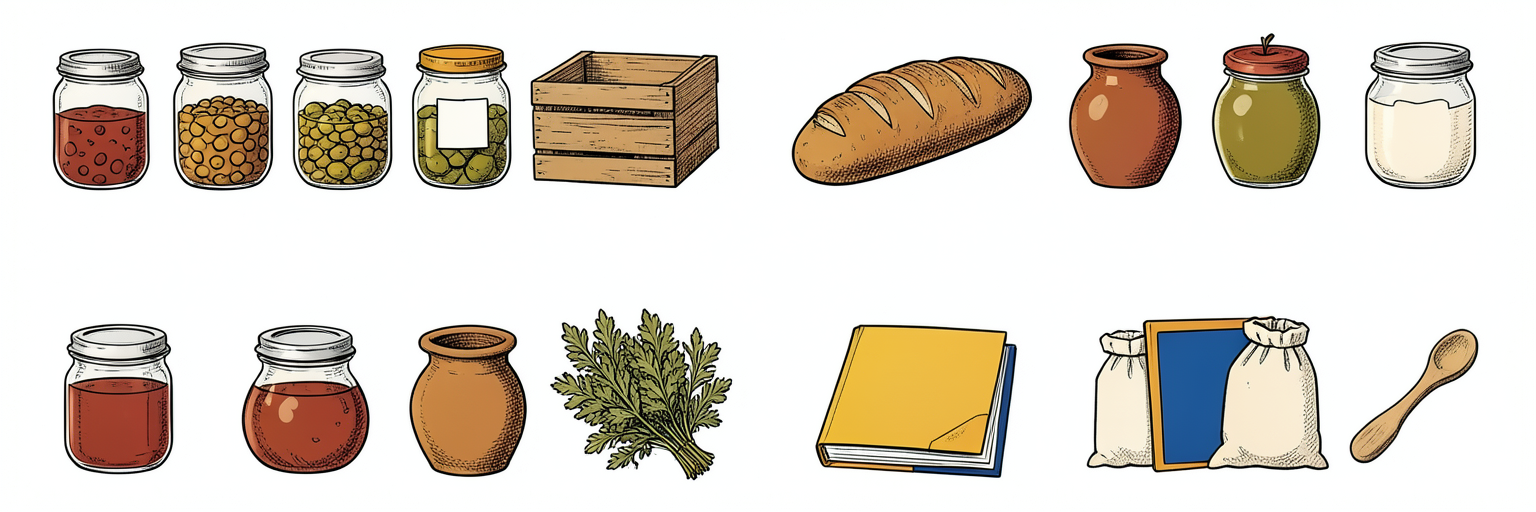
#> input picture art/sprites.png, 1536 x 512 px
$ python dividers.py
#> lines starting #> are read from the running program, lines starting #| are printed output that depends on the picture
### art/sprites.py
from collections import deque

from PIL import Image

WHITE_CUTOFF = 228
MIN_PIXELS = 400


def is_background(rgb):
    return min(rgb[:3]) >= WHITE_CUTOFF


def neighbors(index, width, height):
    x, y = index % width, index // width
    if x + 1 < width:
        yield index + 1
    if x > 0:
        yield index - 1
    if y + 1 < height:
        yield index + width
    if y > 0:
        yield index - width


def outside_mask(pixels, width, height):
    outside = bytearray(width * height)
    edge = [i for i in range(width * height)
            if (i % width in (0, width - 1) or i // width in (0, height - 1)) and is_background(pixels[i])]
    queue = deque(edge)
    for i in edge:
        outside[i] = 1
    while queue:
        index = queue.popleft()
        for n in neighbors(index, width, height):
            if not outside[n] and is_background(pixels[n]):
                outside[n] = 1
                queue.append(n)
    return outside


def components(pixels, width, height):
    taken = outside_mask(pixels, width, height)
    blobs = []
    for start in range(width * height):
        if taken[start]:
            continue
        taken[start] = 1
        queue, blob = deque([start]), []
        while queue:
            index = queue.popleft()
            blob.append(index)
            for n in neighbors(index, width, height):
                if not taken[n]:
                    taken[n] = 1
                    queue.append(n)
        if len(blob) >= MIN_PIXELS:
            blobs.append(blob)
    return blobs


def cut(pixels, width, blob):
    xs = [i % width for i in blob]
    ys = [i // width for i in blob]
    left, top = min(xs), min(ys)
    sprite = Image.new("RGBA", (max(xs) - left + 1, max(ys) - top + 1))
    for i in blob:
        sprite.putpixel((i % width - left, i // width - top), pixels[i] + (255,))
    return sprite


def extract(img):
    rgb = img.convert("RGB")
    pixels = list(rgb.getdata())
    blobs = components(pixels, rgb.width, rgb.height)
    return [cut(pixels, rgb.width, blob) for blob in blobs]

### art/pixelate.py
from collections import Counter

from PIL import Image

INK_SHARE = 0.25


def luminance(rgb):
    r, g, b = rgb
    return 0.299 * r + 0.587 * g + 0.114 * b


def palette_colors(indexed):
    flat = indexed.getpalette()
    return [tuple(flat[i:i + 3]) for i in range(0, len(flat), 3)]


def pick_cell(counts, total, brightness):
    darkest = min(counts, key=lambda index: brightness[index])
    if counts[darkest] >= total * INK_SHARE:
        return darkest
    return counts.most_common(1)[0][0]


def reduce_cells(indexed, grid_width, grid_height):
    cell_w = indexed.width / grid_width
    cell_h = indexed.height / grid_height
    brightness = [luminance(color) for color in palette_colors(indexed)]
    data = indexed.load()
    small = Image.new("P", (grid_width, grid_height))
    small.putpalette(indexed.getpalette())
    out = small.load()
    for gy in range(grid_height):
        for gx in range(grid_width):
            x0, y0 = int(gx * cell_w), int(gy * cell_h)
            x1, y1 = int((gx + 1) * cell_w), int((gy + 1) * cell_h)
            counts = Counter(data[x, y] for y in range(y0, y1) for x in range(x0, x1))
            out[gx, gy] = pick_cell(counts, (x1 - x0) * (y1 - y0), brightness)
    return small


def palette_with_accents(rgb, colors, accents):
    count = colors - len(accents)
    adaptive = rgb.quantize(colors=count, method=Image.Quantize.MEDIANCUT, kmeans=3)
    flat = adaptive.getpalette()[: 3 * count]
    for accent in accents:
        flat += list(accent)
    holder = Image.new("P", (1, 1))
    holder.putpalette(flat + flat[:3] * (256 - len(flat) // 3))
    return holder


def pixelate(img, grid_width, colors, accents=()):
    grid_height = round(grid_width * img.height / img.width)
    rgb = img.convert("RGB")
    palette = palette_with_accents(rgb, colors, accents)
    indexed = rgb.quantize(palette=palette, dither=Image.Dither.NONE)
    return reduce_cells(indexed, grid_width, grid_height).convert("RGB")


def upscale(img, width):
    scale = width // img.width
    return img.resize((img.width * scale, img.height * scale), Image.Resampling.NEAREST)

### art/ground.py
import random

from pixels import put, rect

PLANK_TOP = (196, 140, 84)
PLANK = (150, 98, 54)
PLANK_DARK = (96, 58, 30)
PLANK_EDGE = (52, 30, 16)
BRACKET = (72, 70, 74)


def paint_ground(img, top, seed):
    rng = random.Random(seed)
    width = img.width
    rect(img, 0, top, width, top + 1, PLANK_TOP)
    rect(img, 0, top + 1, width, top + 4, PLANK)
    rect(img, 0, top + 4, width, top + 5, PLANK_DARK)
    rect(img, 0, top + 5, width, top + 6, PLANK_EDGE)
    for _ in range(width // 9):
        x, y = rng.randrange(width), top + rng.randint(1, 3)
        for dx in range(rng.randint(3, 9)):
            put(img, x + dx, y, PLANK_DARK)
    for x in range(40, width, 190):
        paint_bracket(img, x + rng.randint(-12, 12), top + 6)


def paint_bracket(img, x, y):
    rect(img, x, y, x + 2, y + 5, BRACKET)
    for step in range(4):
        put(img, x + 2 + step, y + step, BRACKET)

### art/pixels.py
def put(img, x, y, color):
    if len(color) == 3 and img.mode == "RGBA":
        color = color + (255,)
    if 0 <= x < img.width and 0 <= y < img.height:
        img.putpixel((x, y), color)


def rect(img, x0, y0, x1, y1, color):
    for y in range(y0, y1):
        for x in range(x0, x1):
            put(img, x, y, color)

### art/dividers.py
import random
import sys
from pathlib import Path

from PIL import Image

from ground import paint_ground
from pixelate import pixelate, upscale
from sprites import extract

ART = Path(__file__).resolve().parent
SHEET = ART / "sprites.png"
ASSETS = ART.parent / "assets"

WIDTH = 768
HEIGHT = 40
SHELF_Y = 32
OUT_WIDTH = 1536
TALLEST = 26
SHORTEST = 12


def shrink(sprite, target_height):
    flat = Image.new("RGB", sprite.size, (255, 255, 255))
    flat.paste(sprite, mask=sprite.split()[3])
    grid_width = max(4, round(sprite.width * target_height / sprite.height))
    small = pixelate(flat, grid_width, 20)
    alpha = sprite.split()[3].resize(small.size, Image.Resampling.BOX)
    out = small.convert("RGBA")
    out.putalpha(alpha.point(lambda a: 255 if a > 140 else 0))
    return out


def load_sprites():
    sprites = extract(Image.open(SHEET))
#> in extract, rgb is the input picture: PIL image 1536x512 RGB; mean R, G, B 220.6, 212.1, 200.9
#> in extract, `pixels = list(rgb.getdata())`: pixels = 786432 items
#> in outside_mask, `edge = [i for i in range(width * height) if (i % width in (0, width - ..`: edge = 4092 values from 0 to 786431
#> after the loop in components, `for start in range(width * height):`: blobs = 16 items
#> in cut, `sprite = Image.new("RGBA", (max(xs) - left + 1, max(ys) - top + 1))`: sprite: PIL image 110x156 RGBA; every value is 0
#> in cut (call 2), `sprite = Image.new("RGBA", (max(xs) - left + 1, max(ys) - top + 1))`: sprite: PIL image 101x149 RGBA; every value is 0
#> in cut (call 3), `sprite = Image.new("RGBA", (max(xs) - left + 1, max(ys) - top + 1))`: sprite: PIL image 113x148 RGBA; every value is 0
#> in cut (call 4), `sprite = Image.new("RGBA", (max(xs) - left + 1, max(ys) - top + 1))`: sprite: PIL image 113x146 RGBA; every value is 0
#> in cut (call 5), `sprite = Image.new("RGBA", (max(xs) - left + 1, max(ys) - top + 1))`: sprite: PIL image 100x146 RGBA; every value is 0
#> in cut (call 6), `sprite = Image.new("RGBA", (max(xs) - left + 1, max(ys) - top + 1))`: sprite: PIL image 98x143 RGBA; every value is 0
#> in cut (call 7), `sprite = Image.new("RGBA", (max(xs) - left + 1, max(ys) - top + 1))`: sprite: PIL image 101x143 RGBA; every value is 0
#> in cut (call 8), `sprite = Image.new("RGBA", (max(xs) - left + 1, max(ys) - top + 1))`: sprite: PIL image 190x138 RGBA; every value is 0
#> in cut (call 9), `sprite = Image.new("RGBA", (max(xs) - left + 1, max(ys) - top + 1))`: sprite: PIL image 241x130 RGBA; every value is 0
#> in cut (call 10), `sprite = Image.new("RGBA", (max(xs) - left + 1, max(ys) - top + 1))`: sprite: PIL image 183x173 RGBA; every value is 0
#> in cut (call 11), `sprite = Image.new("RGBA", (max(xs) - left + 1, max(ys) - top + 1))`: sprite: PIL image 243x158 RGBA; every value is 0
#> in cut (call 12), `xs = [i % width for i in blob]`: xs = 15198 values, max 173 at index 12716, min 63 at index 8535, mean 118.2
#> in cut (call 12), `left, top = min(xs), min(ys)`: left = 63; top = 324
#> in cut (call 12), `sprite = Image.new("RGBA", (max(xs) - left + 1, max(ys) - top + 1))`: sprite: PIL image 111x151 RGBA; every value is 0
#> after the loop in cut (call 12), `for i in blob:`:
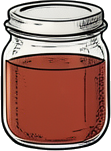
#> sprite: PIL image 111x151 RGBA; mean R, G, B, A 138.1, 95.2, 85.7, 231.2; transparent parts drawn white
#> in cut (call 13), `xs = [i % width for i in blob]`: xs = 14795 values, max 526 at index 11270, min 409 at index 9818, mean 467.9
#> in cut (call 13), `left, top = min(xs), min(ys)`: left = 409
#> in cut (call 13), `sprite = Image.new("RGBA", (max(xs) - left + 1, max(ys) - top + 1))`: sprite: PIL image 118x153 RGBA; every value is 0
#> after the loop in cut (call 13), `for i in blob:`:
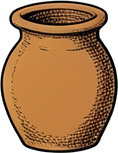
#> sprite: PIL image 118x153 RGBA; mean R, G, B, A 126.4, 85.5, 48, 209; transparent parts drawn white
#> in cut (call 14), `xs = [i % width for i in blob]`: xs = 26097 items
#> in cut (call 14), `left, top = min(xs), min(ys)`: left = 815
#> in cut (call 14), `sprite = Image.new("RGBA", (max(xs) - left + 1, max(ys) - top + 1))`: sprite: PIL image 202x154 RGBA; every value is 0
#> after the loop in cut (call 14), `for i in blob:`:
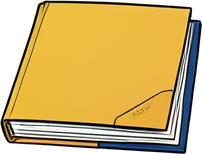
#> sprite: PIL image 202x154 RGBA; mean R, G, B, A 166, 137, 66, 213.9; transparent parts drawn white
#> in cut (call 15), `xs = [i % width for i in blob]`: xs = 15652 values, max 369 at index 14194, min 241 at index 10990, mean 305.1
#> in cut (call 15), `left, top = min(xs), min(ys)`: left = 241; top = 325
#> in cut (call 15), `sprite = Image.new("RGBA", (max(xs) - left + 1, max(ys) - top + 1))`: sprite: PIL image 129x149 RGBA; every value is 0
#> after the loop in cut (call 15), `for i in blob:`:
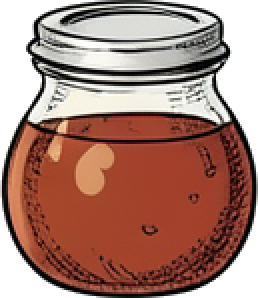
#> sprite: PIL image 129x149 RGBA (shown 2 times larger); mean R, G, B, A 120.4, 80.9, 69.5, 207.7; transparent parts drawn white
#> in cut (call 16), `xs = [i % width for i in blob]`: xs = 4865 values, max 1478 at index 705, min 1349 at index 4731, mean 1416.7
#> in cut (call 16), `left, top = min(xs), min(ys)`: left = 1349; top = 328
#> in cut (call 16), `sprite = Image.new("RGBA", (max(xs) - left + 1, max(ys) - top + 1))`: sprite: PIL image 130x136 RGBA; every value is 0
#> after the loop in cut (call 16), `for i in blob:`:
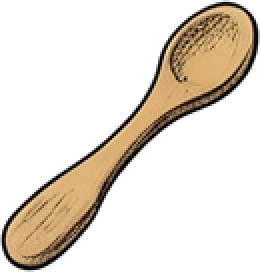
#> sprite: PIL image 130x136 RGBA (shown 2 times larger); mean R, G, B, A 45.2, 37.1, 26.2, 70.2; transparent parts drawn white
#> sprites = 16 items
    biggest = max(s.height for s in sprites)
#> biggest = 173
    sized = []
    for sprite in sprites:
        height = round(SHORTEST + (TALLEST - SHORTEST) * sprite.height / biggest)
        sized.append(shrink(sprite, height))
#> this loop made 16 passes
#> (height, grid_width in shrink) on pass 1: (25, 18)
#> pass 1, in palette_with_accents, `adaptive = rgb.quantize(colors=count, method=Image.Quantize.MEDIANCUT,..`:
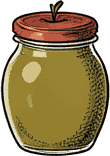
#> adaptive: PIL image 110x156 P; mean R, G, B 160.6, 142.8, 102.6
    return sized


def compose(sprites, seed):
    rng = random.Random(seed)
    strip = Image.new("RGBA", (WIDTH, HEIGHT), (0, 0, 0, 0))
    x = rng.randint(6, 40)
    while x < WIDTH - 8:
        sprite = rng.choice(sprites)
        if x + sprite.width > WIDTH:
            break
        strip.alpha_composite(sprite, (x, SHELF_Y - sprite.height))
        x += sprite.width + rng.choice([1, 2, 3, 10, 24, 48])
    paint_ground(strip, SHELF_Y, seed)
    return upscale(strip, OUT_WIDTH)


if __name__ == "__main__":
    count = int(sys.argv[1]) if len(sys.argv) > 1 else 4
    sprites = load_sprites()
    for seed in range(1, count + 1):
        compose(sprites, seed).save(ASSETS / f"divider-{seed}.png")
#> this loop made 4 passes
#> pass 2, `compose(sprites, seed).save(ASSETS / f"divider-{seed}.png")`:
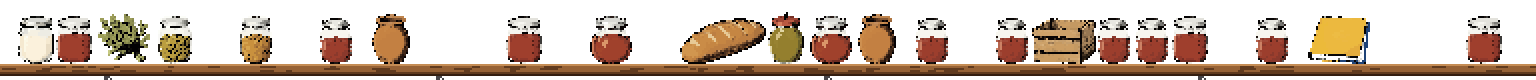
#> saved as divider-2.png: PIL image 1536x80 RGBA; mean R, G, B, A 66.5, 49, 35.2, 113.2; transparent parts drawn white
    print(f"{len(sprites)} sprites, {count} dividers")
#| 16 sprites, 4 dividers
